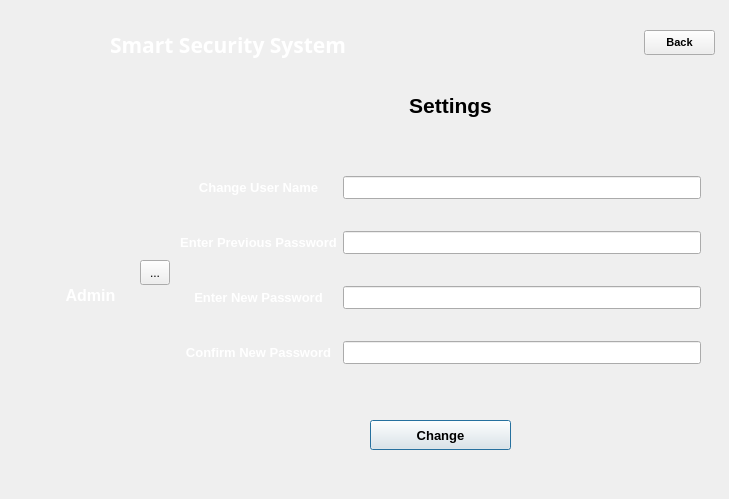
<?xml version="1.0" encoding="UTF-8"?>
<ui version="4.0">
 <class>Dialog</class>
 <widget class="QDialog" name="Dialog">
  <property name="geometry">
   <rect>
    <x>0</x>
    <y>0</y>
    <width>729</width>
    <height>499</height>
   </rect>
  </property>
  <property name="windowTitle">
   <string>Dialog</string>
  </property>
  <widget class="QLabel" name="label_BG">
   <property name="geometry">
    <rect>
     <x>-10</x>
     <y>0</y>
     <width>741</width>
     <height>501</height>
    </rect>
   </property>
   <property name="text">
    <string/>
   </property>
   <property name="pixmap">
    <pixmap>images/BG3.jpeg</pixmap>
   </property>
   <property name="scaledContents">
    <bool>true</bool>
   </property>
  </widget>
  <widget class="QPushButton" name="change_btn">
   <property name="geometry">
    <rect>
     <x>370</x>
     <y>420</y>
     <width>141</width>
     <height>30</height>
    </rect>
   </property>
   <property name="minimumSize">
    <size>
     <width>0</width>
     <height>30</height>
    </size>
   </property>
   <property name="font">
    <font>
     <pointsize>10</pointsize>
     <weight>75</weight>
     <bold>true</bold>
    </font>
   </property>
   <property name="text">
    <string>Change</string>
   </property>
  </widget>
  <widget class="QWidget" name="gridLayoutWidget">
   <property name="geometry">
    <rect>
     <x>180</x>
     <y>150</y>
     <width>521</width>
     <height>241</height>
    </rect>
   </property>
   <layout class="QGridLayout" name="gridLayout">
    <item row="0" column="0">
     <widget class="QLabel" name="label_Uname">
      <property name="font">
       <font>
        <pointsize>10</pointsize>
        <weight>75</weight>
        <bold>true</bold>
       </font>
      </property>
      <property name="text">
       <string>&lt;html&gt;&lt;head/&gt;&lt;body&gt;&lt;p align=&quot;center&quot;&gt;&lt;span style=&quot; color:#ffffff;&quot;&gt;Change User Name&lt;/span&gt;&lt;/p&gt;&lt;/body&gt;&lt;/html&gt;</string>
      </property>
     </widget>
    </item>
    <item row="2" column="0">
     <widget class="QLabel" name="label_newpass">
      <property name="font">
       <font>
        <pointsize>10</pointsize>
        <weight>75</weight>
        <bold>true</bold>
       </font>
      </property>
      <property name="text">
       <string>&lt;html&gt;&lt;head/&gt;&lt;body&gt;&lt;p align=&quot;center&quot;&gt;&lt;span style=&quot; color:#ffffff;&quot;&gt;Enter New Password&lt;/span&gt;&lt;/p&gt;&lt;/body&gt;&lt;/html&gt;</string>
      </property>
     </widget>
    </item>
    <item row="1" column="0">
     <widget class="QLabel" name="label_prepass">
      <property name="font">
       <font>
        <pointsize>10</pointsize>
        <weight>75</weight>
        <bold>true</bold>
       </font>
      </property>
      <property name="text">
       <string>&lt;html&gt;&lt;head/&gt;&lt;body&gt;&lt;p align=&quot;center&quot;&gt;&lt;span style=&quot; color:#ffffff;&quot;&gt;Enter Previous Password&lt;/span&gt;&lt;/p&gt;&lt;/body&gt;&lt;/html&gt;</string>
      </property>
     </widget>
    </item>
    <item row="2" column="1">
     <widget class="QLineEdit" name="le_newpass">
      <property name="font">
       <font>
        <pointsize>10</pointsize>
       </font>
      </property>
      <property name="echoMode">
       <enum>QLineEdit::Password</enum>
      </property>
     </widget>
    </item>
    <item row="1" column="1">
     <widget class="QLineEdit" name="le_PrePass">
      <property name="font">
       <font>
        <pointsize>10</pointsize>
       </font>
      </property>
      <property name="echoMode">
       <enum>QLineEdit::Password</enum>
      </property>
     </widget>
    </item>
    <item row="0" column="1">
     <widget class="QLineEdit" name="le_name">
      <property name="font">
       <font>
        <pointsize>10</pointsize>
       </font>
      </property>
     </widget>
    </item>
    <item row="3" column="0">
     <widget class="QLabel" name="label_newpass_2">
      <property name="font">
       <font>
        <pointsize>10</pointsize>
        <weight>75</weight>
        <bold>true</bold>
       </font>
      </property>
      <property name="text">
       <string>&lt;html&gt;&lt;head/&gt;&lt;body&gt;&lt;p align=&quot;center&quot;&gt;&lt;span style=&quot; color:#ffffff;&quot;&gt;Confirm New Password&lt;/span&gt;&lt;/p&gt;&lt;/body&gt;&lt;/html&gt;</string>
      </property>
     </widget>
    </item>
    <item row="3" column="1">
     <widget class="QLineEdit" name="le_Cnewpass">
      <property name="font">
       <font>
        <pointsize>10</pointsize>
       </font>
      </property>
      <property name="echoMode">
       <enum>QLineEdit::Password</enum>
      </property>
     </widget>
    </item>
   </layout>
  </widget>
  <widget class="QLabel" name="label_Logo">
   <property name="geometry">
    <rect>
     <x>0</x>
     <y>0</y>
     <width>111</width>
     <height>101</height>
    </rect>
   </property>
   <property name="text">
    <string/>
   </property>
   <property name="pixmap">
    <pixmap>images/Logo.png</pixmap>
   </property>
   <property name="scaledContents">
    <bool>true</bool>
   </property>
  </widget>
  <widget class="QLabel" name="label_Title">
   <property name="geometry">
    <rect>
     <x>110</x>
     <y>10</y>
     <width>291</width>
     <height>71</height>
    </rect>
   </property>
   <property name="font">
    <font>
     <family>Copperplate Gothic Light</family>
     <pointsize>20</pointsize>
     <weight>50</weight>
     <bold>false</bold>
    </font>
   </property>
   <property name="text">
    <string>&lt;html&gt;&lt;head/&gt;&lt;body&gt;&lt;p&gt;&lt;span style=&quot; font-size:16pt; font-weight:600; color:#ffffff;&quot;&gt;Smart Security System&lt;/span&gt;&lt;/p&gt;&lt;/body&gt;&lt;/html&gt;</string>
   </property>
  </widget>
  <widget class="QLabel" name="label_setting">
   <property name="geometry">
    <rect>
     <x>360</x>
     <y>90</y>
     <width>181</width>
     <height>31</height>
    </rect>
   </property>
   <property name="font">
    <font>
     <pointsize>13</pointsize>
    </font>
   </property>
   <property name="text">
    <string>&lt;html&gt;&lt;head/&gt;&lt;body&gt;&lt;p align=&quot;center&quot;&gt;&lt;span style=&quot; font-size:16pt; font-weight:600; color:#000000;&quot;&gt;Settings&lt;/span&gt;&lt;/p&gt;&lt;/body&gt;&lt;/html&gt;</string>
   </property>
  </widget>
  <widget class="QLabel" name="label_admin">
   <property name="geometry">
    <rect>
     <x>20</x>
     <y>280</y>
     <width>141</width>
     <height>31</height>
    </rect>
   </property>
   <property name="font">
    <font>
     <pointsize>12</pointsize>
     <weight>75</weight>
     <bold>true</bold>
    </font>
   </property>
   <property name="text">
    <string>&lt;html&gt;&lt;head/&gt;&lt;body&gt;&lt;p align=&quot;center&quot;&gt;&lt;span style=&quot; color:#ffffff;&quot;&gt;Admin&lt;/span&gt;&lt;/p&gt;&lt;/body&gt;&lt;/html&gt;</string>
   </property>
  </widget>
  <widget class="QLabel" name="label_img">
   <property name="geometry">
    <rect>
     <x>20</x>
     <y>150</y>
     <width>131</width>
     <height>121</height>
    </rect>
   </property>
   <property name="text">
    <string/>
   </property>
   <property name="pixmap">
    <pixmap>images/Logo.png</pixmap>
   </property>
   <property name="scaledContents">
    <bool>true</bool>
   </property>
  </widget>
  <widget class="QPushButton" name="pushButton">
   <property name="geometry">
    <rect>
     <x>644</x>
     <y>30</y>
     <width>71</width>
     <height>25</height>
    </rect>
   </property>
   <property name="minimumSize">
    <size>
     <width>0</width>
     <height>25</height>
    </size>
   </property>
   <property name="font">
    <font>
     <pointsize>8</pointsize>
     <weight>75</weight>
     <bold>true</bold>
    </font>
   </property>
   <property name="text">
    <string>Back</string>
   </property>
   <property name="icon">
    <iconset>
     <normaloff>images/exit.png</normaloff>images/exit.png</iconset>
   </property>
   <property name="iconSize">
    <size>
     <width>30</width>
     <height>30</height>
    </size>
   </property>
  </widget>
  <widget class="QToolButton" name="toolButton">
   <property name="geometry">
    <rect>
     <x>140</x>
     <y>260</y>
     <width>30</width>
     <height>25</height>
    </rect>
   </property>
   <property name="maximumSize">
    <size>
     <width>30</width>
     <height>30</height>
    </size>
   </property>
   <property name="text">
    <string>...</string>
   </property>
   <property name="icon">
    <iconset>
     <normaloff>images/addimg.png</normaloff>images/addimg.png</iconset>
   </property>
   <property name="iconSize">
    <size>
     <width>30</width>
     <height>30</height>
    </size>
   </property>
  </widget>
 </widget>
 <resources/>
 <connections/>
</ui>
